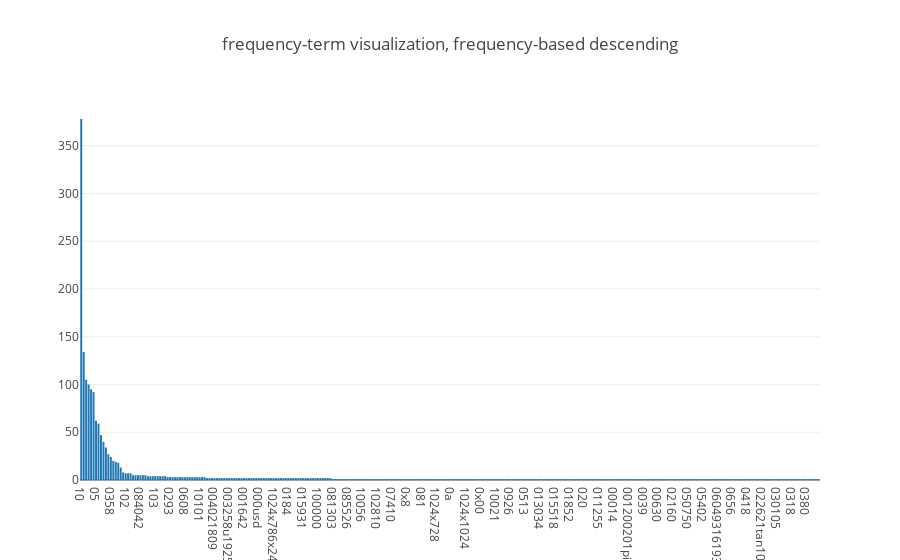

Notebook code cell kept with this figure:
### Markdown cell above
### >>> **Exercise 15 (take home):** 
Additionally, you can attempt to sort the terms on the `x-axis` by frequency instead of in alphabetical order. This way the visualization is more meaninfgul and you will be able to observe the so called [long tail](https://en.wikipedia.org/wiki/Long_tail) (get familiar with this term since it will appear a lot in data mining and other statistics courses). see picture below

![alt txt](https://upload.wikimedia.org/wikipedia/commons/thumb/8/8a/Long_tail.svg/1000px-Long_tail.svg.png)

### Code cell
df = pd.DataFrame({'term': count_vect.get_feature_names()[:300],'frequency': term_frequencies[:300]})
df_sorted = df.sort_values(by = 'frequency', ascending = False)
fig = go.Figure([go.Bar(x=df_sorted['term'], y=df_sorted['frequency'])])
# need to set x-axis type to be 'category' or can't show bar
fig.layout.xaxis.type = 'category'
fig.layout.title.text = 'frequency-term visualization, frequency-based descending' 
fig.show()

### Figure 1 — Plotly figure (JSON) as saved in the notebook; plotly's stock layout.template omitted (floating-point values rounded to 4 significant figures; data arrays with more than 128 entries replaced by an {"elided": "..."} marker saying what was removed)
{"data": [{"type": "bar", "uid": "4f49bc77-957a-4af1-9529-a34486a064a0", "x": {"elided": "300 str values"}, "y": {"elided": "300 int values"}}], "layout": {"title": {"text": "frequency-term visualization, frequency-based descending"}, "xaxis": {"type": "category"}}}
